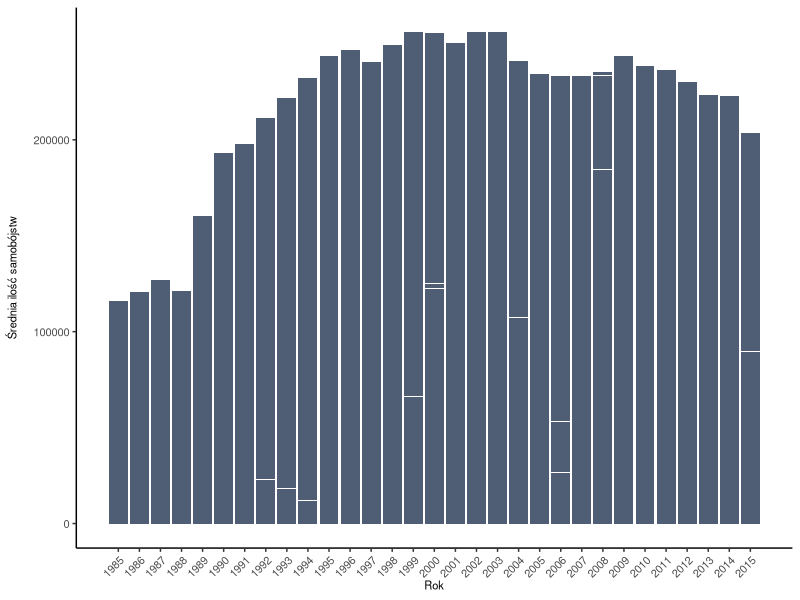
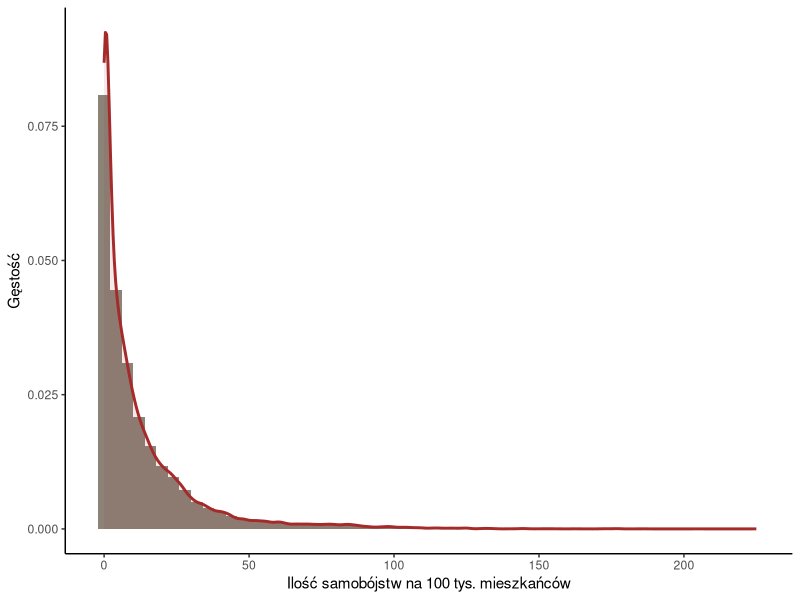
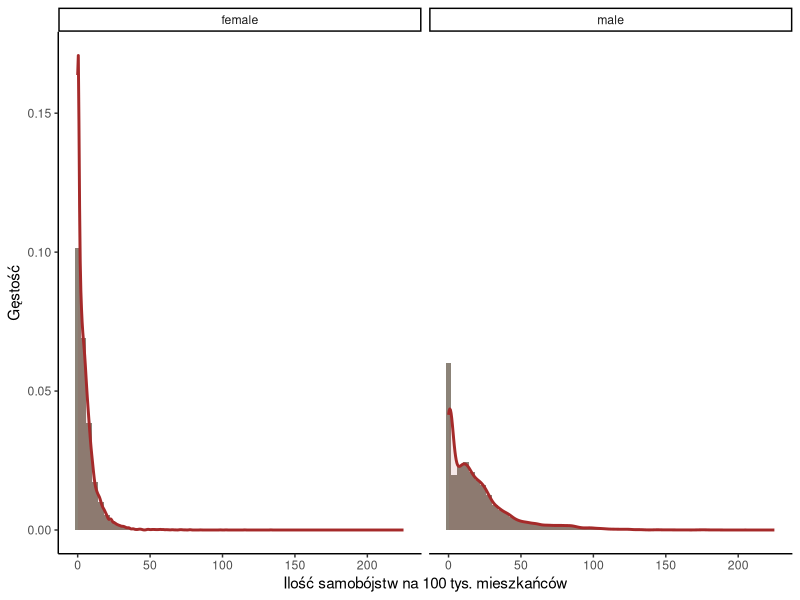
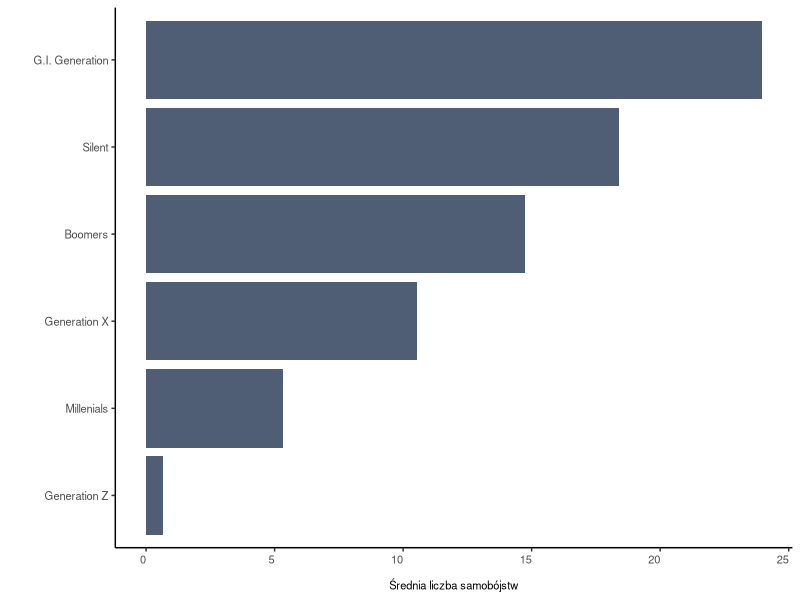
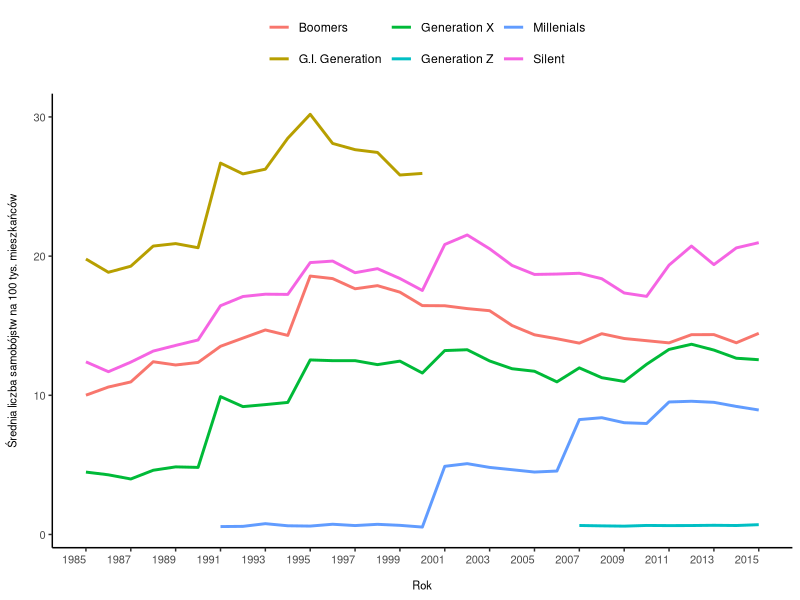
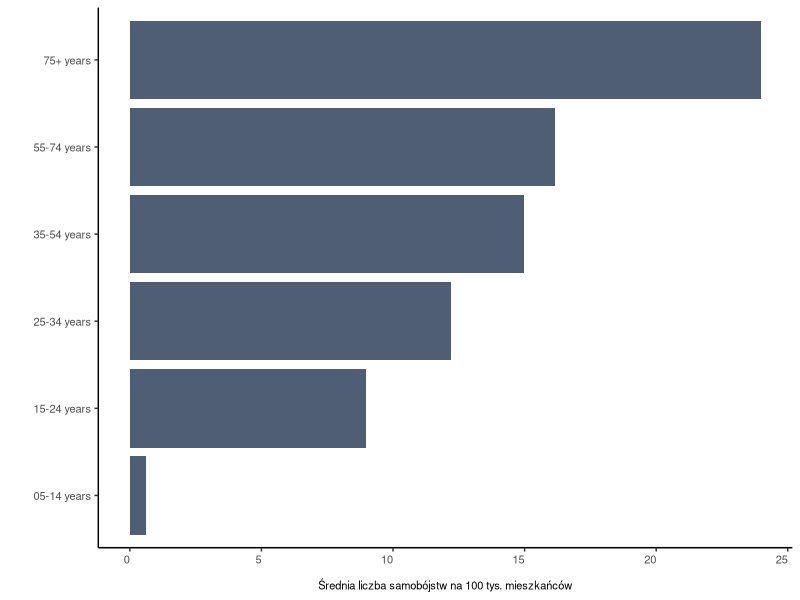
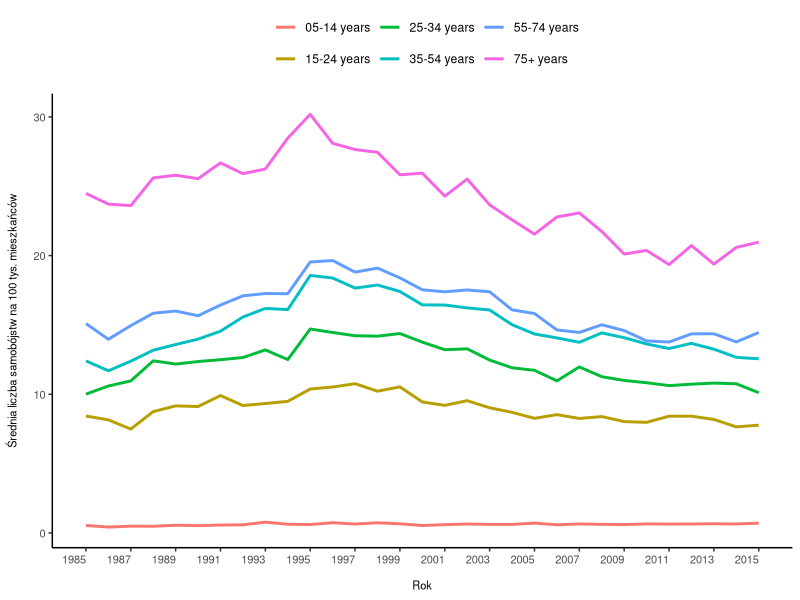
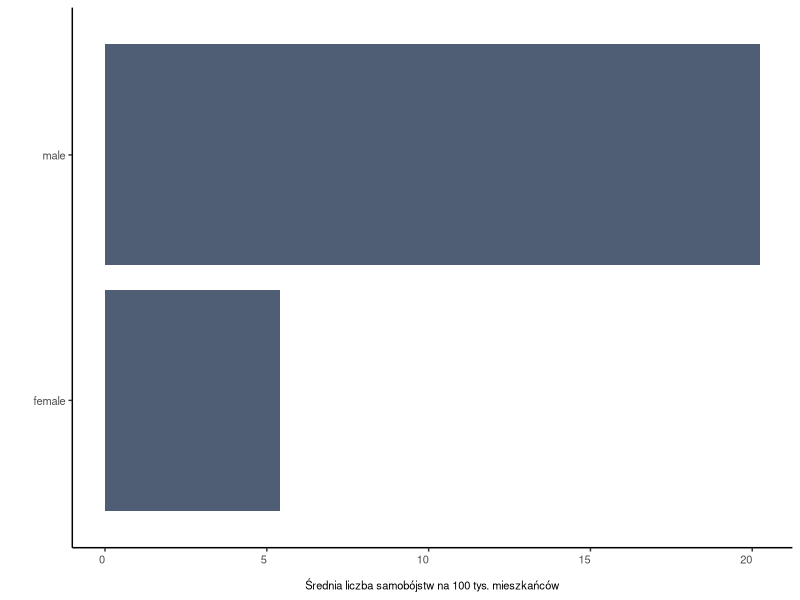

These figures' R source, in order:
## ---- chunk 1
# Ładowanie potrzebnych bibliotek
library(tidyverse)
library(knitr)
library(forcats)
library(graphics)
library(corrplot)
library(ggpubr)
library(nortest)
library(rstatix)
options(scipen=999)

suicide_rates_overview <- read_csv("Suicide Rates Overview.csv")

suicide_rates_overview <- suicide_rates_overview %>% 
  na.omit() %>% 
  filter(year < 2016)

## ---- chunk 2

glimpse(suicide_rates_overview)

summary(suicide_rates_overview)

## ---- chunk 3

table1 <- suicide_rates_overview %>% 
  select(year, suicides_no) %>%
  na.omit() %>% 
  group_by(year) %>% 
  summarise('liczba samobojstw' = mean(suicides_no)) %>% 
  arrange(desc(year))


plot1 <- ggplot(suicide_rates_overview, aes(x = year, y = suicides_no)) + 
  geom_bar(stat = "identity", fill = "#4f5d75") +
  labs(x= "Rok", y = "Średnia ilość samobójstw") +
  scale_x_continuous(breaks = seq(1985, 2015,by = 1)) +

  theme_classic() +
  theme(legend.position = "top",
        plot.title = element_text(hjust = 0, size = 10, color = "#4f5d75"),
        axis.title.y = element_text(margin = margin(r = 10), size = 8),
        axis.title.x = element_text(margin = margin(r = 10), size = 8),
        axis.text.x = element_text(angle = 45, vjust = 1, hjust = 1, size = 8),
        axis.text = element_text(size = 8))
  
plot1

## ---- chunk 4

lillie.test(suicide_rates_overview$suicides_100k)


hist1 <- ggplot(suicide_rates_overview) + 
  geom_histogram(aes(x = suicides_100k, after_stat(density)), binwidth = 4, fill = "antiquewhite4") +
  labs(
       x = "Ilość samobójstw na 100 tys. mieszkańców",
       y = "Gęstość") +
  geom_density(aes(x = suicides_100k),alpha = 0.1, fill = "brown", color = "brown", lwd = 1) +
  theme_classic()
           
hist1

hist2 <- ggplot(suicide_rates_overview) + 
  geom_histogram(aes(x = suicides_100k, after_stat(density)), binwidth = 4, fill = "antiquewhite4") +
  labs(
       x = "Ilość samobójstw na 100 tys. mieszkańców",
       y = "Gęstość") +
  geom_density(aes(x = suicides_100k),alpha = 0.1, fill = "brown", color = "brown", lwd = 1) +
  facet_wrap(~sex, ncol = 2) + 
  theme_classic()
           
hist2


## ---- chunk 5

avg_by_gen <- suicide_rates_overview %>% 
  select(generation, suicides_100k) %>% 
  na.omit() %>% 
  group_by(generation) %>% 
  summarise(Srednia = mean(suicides_100k))

plot2 <- ggplot(avg_by_gen, aes(y = fct_reorder(generation, Srednia), x = Srednia)) + 
  geom_bar(stat = "identity", fill = "#4f5d75") +
  labs(y = "", x = "Średnia liczba samobójstw") +
  theme_classic() +
  theme(legend.position = "top",
        plot.title = element_text(hjust = 0, size = 12, color = "#2d3142"),
        axis.title.x = element_text(margin = margin(t = 10), size = 8,),
        axis.title.y = element_text(margin = margin(r = 10), size = 8),
        axis.text.x = element_text( vjust = 1, hjust = 1, size = 8),
        axis.text = element_text(size = 8))


avg_by_sex <- suicide_rates_overview %>% 
  select(generation, year, suicides_100k) %>%
  na.omit() %>% 
  group_by(generation, year) %>% 
  summarise(Srednia = mean(suicides_100k))

plot3 <- ggplot(avg_by_sex, aes(x = year, y = Srednia, color = generation)) + 
  geom_line(size = 1) +
  labs(y = "Średnia liczba samobójstw na 100 tys. mieszkańców", x = "Rok")+
  scale_x_continuous(breaks = seq(1985, 2015,by = 2)) +
  scale_color_discrete(name = "")+
  theme_classic() +
  theme(legend.position = "top",
        plot.title = element_text(hjust = 0, size = 12, color = "#2d3142"),
        axis.title.x = element_text(margin = margin(t = 10), size = 8,),
        axis.title.y = element_text(margin = margin(r = 10), size = 8),
        axis.text.x = element_text( vjust = 1, hjust = 1, size = 8),
        axis.text = element_text(size = 8))


plot2
plot3

## ---- chunk 6

avg_by_age <- suicide_rates_overview %>% 
  select(age, suicides_100k) %>%
  na.omit() %>% 
  group_by(age) %>% 
  summarise(Srednia = mean(suicides_100k))

plot4 <- ggplot(avg_by_age, aes(y = fct_reorder(age, Srednia), x = Srednia)) + 
  geom_bar(stat = "identity", fill = "#4f5d75") +
  labs(y = "", x = "Średnia liczba samobójstw na 100 tys. mieszkańców")+
  theme_classic() +
  theme(legend.position = "top",
        plot.title = element_text(hjust = 0, size = 12, color = "#2d3142"),
        axis.title.x = element_text(margin = margin(t = 10), size = 8,),
        axis.title.y = element_text(margin = margin(r = 10), size = 8),
        axis.text.x = element_text( vjust = 1, hjust = 1, size = 8),
        axis.text = element_text(size = 8))

avg_by_sex <- suicide_rates_overview %>% 
  select(age, year, suicides_100k) %>%
  na.omit() %>% 
  group_by(age, year) %>% 
  summarise(Srednia = mean(suicides_100k))

plot5 <- ggplot(avg_by_sex, aes(x = year, y = Srednia, color = age)) + 
  geom_line(size = 1) +
  labs(y = "Średnia liczba samobójstw na 100 tys. mieszkańców", x = "Rok")+
  scale_x_continuous(breaks = seq(1985, 2015,by = 2)) +
  scale_color_discrete(name = "")+
  theme_classic() +
  theme(legend.position = "top",
        plot.title = element_text(hjust = 0, size = 12, color = "#2d3142"),
        axis.title.x = element_text(margin = margin(t = 10), size = 8,),
        axis.title.y = element_text(margin = margin(r = 10), size = 8),
        axis.text.x = element_text( vjust = 1, hjust = 1, size = 8),
        axis.text = element_text(size = 8))


plot4
plot5
## ---- chunk 7
avg_by_sex <- suicide_rates_overview %>% 
  select(sex, suicides_100k) %>%
  na.omit() %>% 
  group_by(sex) %>% 
  summarise(Srednia = mean(suicides_100k))

plot6 <- ggplot(avg_by_sex, aes(y = fct_reorder(sex, Srednia), x = Srednia)) + 
  geom_bar(stat = "identity", fill = "#4f5d75") +
  labs(y = "", x = "Średnia liczba samobójstw na 100 tys. mieszkańców")+
  theme_classic() +
  theme(legend.position = "top",
        plot.title = element_text(hjust = 0, size = 12, color = "#2d3142"),
        axis.title.x = element_text(margin = margin(t = 10), size = 8,),
        axis.title.y = element_text(margin = margin(r = 10), size = 8),
        axis.text.x = element_text( vjust = 1, hjust = 1, size = 8),
        axis.text = element_text(size = 8))

plot6
## ---- chunk 8

avg_by_sex <- suicide_rates_overview %>% 
  select(sex, year, suicides_100k) %>%
  na.omit() %>% 
  group_by(sex, year) %>% 
  summarise(Srednia = mean(suicides_100k))

plot7 <- ggplot(avg_by_sex, aes(x = year, y = Srednia, color = sex)) + 
  geom_line(size = 1) +
  labs(y = "Średnia liczba samobojstw na 100 tys. mieszkanców", x = "Rok")+
  scale_x_continuous(breaks = seq(1985, 2015,by = 2)) +
  scale_color_discrete(name = "")+
  theme_classic() +
  theme(legend.position = "top",
        plot.title = element_text(hjust = 0, size = 12, color = "#2d3142"),
        axis.title.x = element_text(margin = margin(t = 10), size = 8,),
        axis.title.y = element_text(margin = margin(r = 10), size = 8),
        axis.text.x = element_text( vjust = 1, hjust = 1, size = 8),
        axis.text = element_text(size = 8))

plot7


## ---- chunk 9
# top 10
#
avg_by_country <- suicide_rates_overview %>% 
  select(country, suicides_100k) %>%
  group_by(country) %>% 
  summarise(Srednia = mean(suicides_100k)) %>% 
  top_n(10, Srednia) %>%
  arrange(desc(Srednia))
  

plot8 <- ggplot(avg_by_country, aes(y = fct_reorder(country, Srednia), x = Srednia)) + 
  geom_bar(stat = "identity", fill = "#4f5d75") +
  labs(y = "", x = "Średnia liczba samobojstw na 100 tys. mieszkanców")+
  theme_classic() +
  theme(legend.position = "top",
        plot.title = element_text(hjust = 0, size = 12, color = "#2d3142"),
        axis.title.x = element_text(margin = margin(t = 10), size = 8,),
        axis.title.y = element_text(margin = margin(r = 10), size = 8),
        axis.text.x = element_text( vjust = 1, hjust = 1, size = 8),
        axis.text = element_text(size = 8))

plot8
## ---- chunk 10

# bottom 10
# 
avg_by_country_bottom <- suicide_rates_overview %>% 
  select(country, suicides_100k) %>%
  group_by(country) %>% 
  summarise(Srednia = mean(suicides_100k)) %>%
  filter(Srednia != 0) %>% 
  arrange(desc(Srednia)) %>%
  slice_tail(n = 10)

plot9 <- ggplot(avg_by_country_bottom, aes(y = fct_reorder(country, Srednia), x = Srednia)) + 
  geom_bar(stat = "identity", fill = "#4f5d75") +
  labs(y = "", x = "Średnia liczba samobojstw na 100 tys. mieszkanców") +
  theme_classic() +
  theme(legend.position = "top",
        plot.title = element_text(hjust = 0, size = 12, color = "#2d3142"),
        axis.title.x = element_text(margin = margin(t = 10), size = 8),
        axis.title.y = element_text(margin = margin(r = 10), size = 8),
        axis.text.x = element_text( vjust = 1, hjust = 1, size = 8),
        axis.text = element_text(size = 8))

plot9
## ---- chunk 11

avg_table <- suicide_rates_overview %>%
  na.omit() %>% 
  group_by(country) %>% 
  summarise(gdp_per_capita = mean(gdp_per_capita), suicides_100k = mean(suicides_100k), 
            suicides_no = mean(suicides_no), gdp_for_year = mean(gdp_for_year)) %>% 
  select(gdp_per_capita, suicides_100k, suicides_no, gdp_for_year)

cor.test(avg_table$gdp_per_capita, avg_table$suicides_100k)

ggplot(avg_table, aes(x = gdp_per_capita, y = suicides_100k)) +
  geom_point(color = "#4f5d75", fill = "#4f5d75") +
  geom_smooth(method = "lm", se = TRUE) +
  xlab("Produkt krajowy brutto na mieszkańca") +
  ylab("Wskaźniekiem samobójstw") +
  theme_classic() +
  theme(legend.position = "top",
        plot.title = element_text(hjust = 0, size = 12, color = "#2d3142"),
        axis.title.x = element_text(margin = margin(t = 10), size = 8),
        axis.title.y = element_text(margin = margin(r = 10), size = 8),
        axis.text.x = element_text( vjust = 1, hjust = 1, size = 8),
        axis.text = element_text(size = 8)) +
  scale_x_log10(labels = scales::dollar_format(suffix = ""))

## ---- chunk 12
avg_table <- suicide_rates_overview %>%
  na.omit() %>% 
  group_by(country) %>% 
  summarise(gdp_per_capita = mean(gdp_per_capita), suicides_100k = mean(suicides_100k), 
            suicides_no = mean(suicides_no), gdp_for_year = mean(gdp_for_year)) %>% 
  select(country, gdp_per_capita, suicides_100k, suicides_no, gdp_for_year)

lm <- lm(suicides_100k ~ gdp_per_capita, data = avg_table )
summary(lm)


plot(lm, col = "#4f5d75", pch = 19, legend.position = "top",
        plot.title = element_text(hjust = 0, size = 12, color = "#2d3142"),
        axis.title.x = element_text(margin = margin(t = 10), size = 8),
        axis.title.y = element_text(margin = margin(r = 10), size = 8),
        axis.text.x = element_text( vjust = 1, hjust = 1, size = 8),
        axis.text = element_text(size = 8))
## ---- chunk 13
t.test(suicide_rates_overview$suicides_100k ~ suicide_rates_overview$sex)
